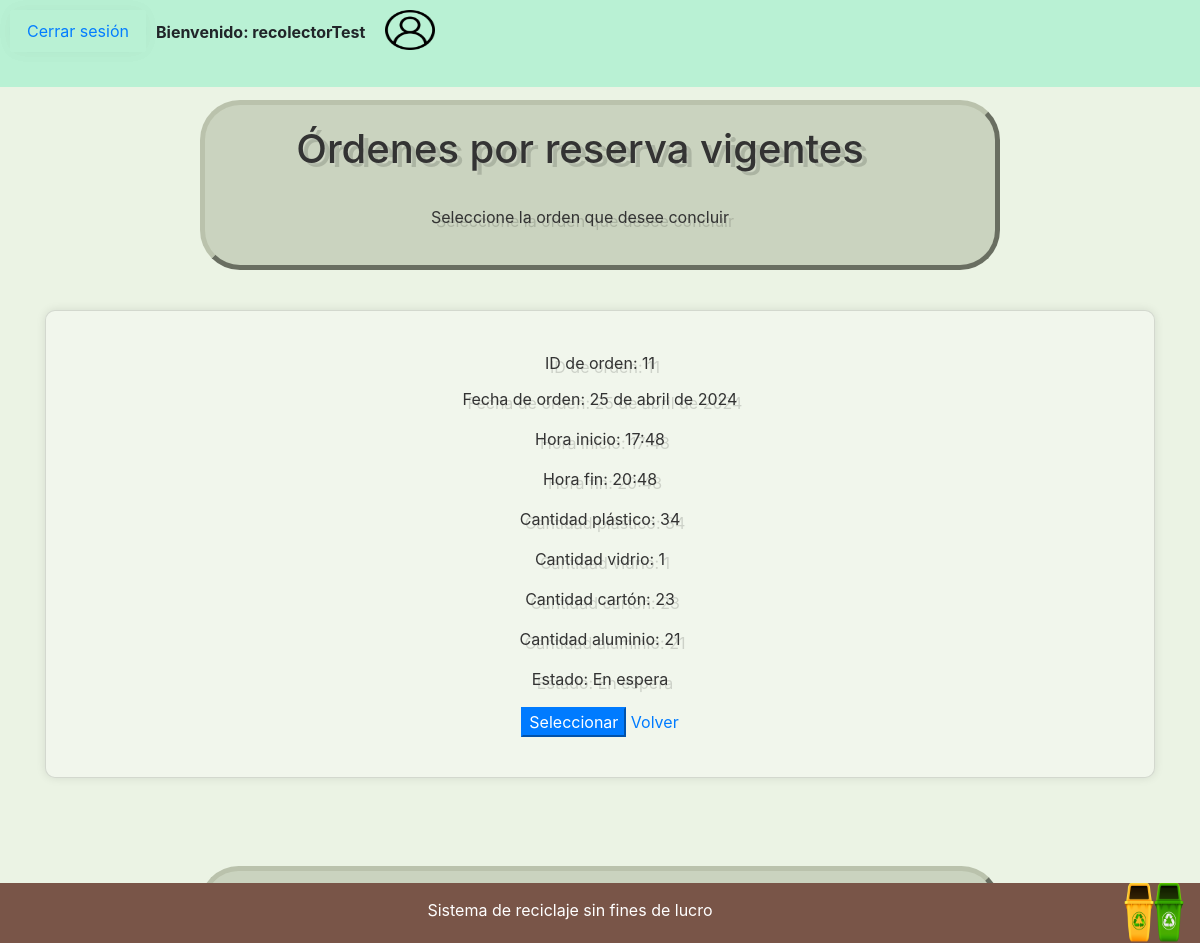
/registro/mostrar_ordenes_eliminar_reserva/ (signed in), run on the app's committed database.
### Registro/models.py (models this page shows, shortened)
class UserModelo(AbstractUser):
    TIPO_USUARIO = (
        ('Recolector', 'Recolector'),
        ('Reciclador', 'Reciclador'),
        ('Ciudadano', 'Ciudadano'),
        ('Operario_municipalidad', 'Operario_municipalidad'),
    )
    rut = models.CharField(max_length=10,null=True,blank=True)
    dv = models.IntegerField(null=True,blank=True)
    nombre = models.CharField(max_length=100,null=True,blank=True)
    edad = models.IntegerField(null=True,blank=True)
    direccion = models.CharField(max_length=50,null=True,blank=True)
    codigo_postal = models.IntegerField(null=True,blank=True)
    telefono = models.IntegerField(null=True,blank=True)
    licencia_automotriz = models.ImageField(upload_to='licencias/', blank=True, null=True)
    segundo_nombre_madre = models.CharField(max_length=100,null=True,blank=True)
    tipo_usuario = models.CharField(max_length=200, blank=False, null=True, choices=TIPO_USUARIO)
    new_password1 = models.CharField(max_length=50, null=True)
    new_password2 = models.CharField(max_length=50, null=True)
    groups = models.ManyToManyField(Group, related_name='usuarios')
    user_permissions = models.ManyToManyField(Permission, related_name='usuarios')

class Reserva_orden(models.Model):
    id_user = models.ForeignKey(UserModelo, on_delete=models.CASCADE)
    id_orden = models.AutoField(primary_key=True)
    fecha_orden = models.DateField()
    hora_inicio = models.TimeField()
    hora_fin = models.TimeField()
    cantidad_plastico = models.IntegerField(default=0)
    cantidad_vidrio = models.IntegerField(default=0)
    cantidad_carton = models.IntegerField(default=0)
    cantidad_aluminio = models.IntegerField(default=0)
    latitud_posicion_ciudadano = models.DecimalField(max_digits=9, decimal_places=6, null=True)
    longitud_posicion_ciudadano = models.DecimalField(max_digits=9, decimal_places=6, null=True)
    latitud_posicion_recolector = models.DecimalField(max_digits=9, decimal_places=6, null=True)
    longitud_posicion_recolector = models.DecimalField(max_digits=9, decimal_places=6, null=True)
    estado = models.CharField(max_length=200, null=True)

### Registro/views.py (the view, shortened to what this page needs)
# urls.py: path('mostrar_ordenes_eliminar_reserva/', MostrarReservaParaEliminarView.as_view(), name='mostrar_ordenes_eliminar_reserva'),
class MostrarReservaParaEliminarView(ListView):
    model = UserModelo
    template_name = 'Registro/mostrar_reserva_para_eliminar.html'
    def get_context_data(self, **kwargs):
        context = super().get_context_data(**kwargs)
        context['ordenes'] = Reserva_orden.objects.all()
        return context

### templates/Registro/mostrar_reserva_para_eliminar.html (shortened to what this page needs)
{% extends 'base.html' %}
{% load static %}
{% block content %}
<div id="containerHome" class="hidden fade-in-down">
    <h1 class="text-center letras4">Órdenes por reserva vigentes</h1>
    <p class="text-center letras4">Seleccione la orden que desee concluir</p>
</div>
    {% if ordenes %}
        {% with hay_ordenes_disponibles=False %}
        <br>
        <div class="order-list" >
            {% for orden in ordenes %}
                {% if orden.estado != "Concluido" and orden.estado != "Calificado"%}
                    {% with hay_ordenes_disponibles=True %}
                    <div class="order-item card" >
                        <div class="card-body" style="background-color:none;">
                            <p class="letras4 card-title">ID de orden: {{ orden.id_orden }}</p>
                            <p class="letras4">Fecha de orden: {{ orden.fecha_orden }}</p>
                            <p class="letras4">Hora inicio: {{ orden.hora_inicio }}</p>
                            <p class="letras4">Hora fin: {{ orden.hora_fin }}</p>
                            <p class="letras4">Cantidad plástico: {{ orden.cantidad_plastico }}</p>
                            <p class="letras4">Cantidad vidrio: {{ orden.cantidad_vidrio }}</p>
                            <p class="letras4">Cantidad cartón: {{ orden.cantidad_carton }}</p>
                            <p class="letras4">Cantidad aluminio: {{ orden.cantidad_aluminio }}</p>
                            <p class="letras4">Estado: {{ orden.estado }}</p>
                            <form method="POST" action="{% url 'actualizar_reserva' orden.id_orden %}">
                                <button type="submit" class="btn-primary">Seleccionar</button>
                                <a href="{% url 'login' %}" class="btn-link">Volver</a>
                            </form>
                        </div>
                    </div>
                    {% endwith %}
                {% endif %}
            {% endfor %}
        </div>
        <br>
        {% if not hay_ordenes_disponibles %}
        <BR></BR>
        <div id="containerHome">
            <h6 class="text-center letras4">No hay más registros de órdenes</h6>
        </div>
        {% endif %}
        {% endwith %}
    {% else %}
    <div id="containerHome">
        <h1 class="text-center letras4">No hay más registros de órdenes</h1>
    </div>
    {% endif %}
</div>
{% endblock %}

### templates/base.html (shortened to what this page needs)
{% load static %}
<!DOCTYPE html>
<html lang="en">
<head>
    <link rel="stylesheet" href="{% static 'css/estilos.css' %}">
    <link rel="stylesheet" href="{% static 'css/estilos2.css' %}">
    <link rel="stylesheet" href="{% static 'css/bootstrap.min.css' %}">
    <link rel="stylesheet" href="{% static 'css/fondo.css' %}">
    <link rel="stylesheet" href="{% static 'css/registro.css' %}">
    <link rel="stylesheet" href="{% static 'favicon.ico' %}">
    <link rel="stylesheet" href="{% static 'css/animations.css' %}">
</head>
<body>
    {% block navbar %}
    <div class="cabezera">
        <nav id="navbar" class="hidden fade-in-down">
            <ul>
                {% if user.is_authenticated %}
                <li class="nav-item">
                    <form method="post" action="{% url 'logout' %}" style="display: inline;">
                        <button type="submit" class="btn btn-link nav-link">Cerrar sesión</button>
                    </form>
                </li>
                <strong style="padding-top: 20px; padding-right:20px;">Bienvenido: {{ user.get_username }}</strong>
                <img src="{% static 'images/user.png' %}" alt="logo" style="width: 50px; height: 50px; padding-top:10px;">
                {% endif %}
            </ul>
        </nav>
    </div>
    {% endblock navbar %}
    <div class="content container">
        <div class="row">
            <div class="col-md-12 text-center">
                {% block content %}
                {% endblock content %}
            </div>
        </div>
    {% block footer %}
    <footer id="footer">
        <div class="video2">
            <div class="video">
                <p class="letrasFoot">Sistema de reciclaje sin fines de lucro</p>
            </div>
            <img src="{% static 'images/logo_4.png' %}" alt="logo" style="width: 60px; height: 60px;">
        </div>
    </footer>
    {% endblock footer %}
</body>
{% block stylesheets %}
    <link rel="stylesheet" type="text/css" href="{% static 'css/animations.css' %}">
{% endblock stylesheets %}
</html>

### static/css/estilos.css (style rules this page uses)
body { background-repeat: no-repeat; background-size: auto; background-position: center; }
:root { --anim-speed: 0.3s; --bg-color: none(135, 239, 195, 0.5); --hover-bg-color: #87efc3; --hover-border-color: black; --hover-text-color: #000000; }
#navbar { background-color: rgba(135, 239, 195, 0.5); padding-bottom: 25px ; display: flex; align-content: center; width: 100%; position: fixed; top: 0; z-index: 1000; }
#navbar ul { list-style: none; margin: 0; padding: 0; display: flex; }
#navbar li { display: inline-block; margin: 10px; text-align: left; opacity: .99; overflow: hidden; position: relative; border-radius: 3px; box-shadow: 0 0 20px 0 rgba(0,0,0,.05); transition: background-color var(--anim-speed), border var(--anim-speed); }
.content { margin-top: 100px; }
.btn { background-color: white; color: rgba(10, 10, 10, 0.8); border: 2px solid rgba(10, 10, 10, 0.7); border-radius: 0; font-weight: bold; font-size: 12px; -webkit-transition-duration: 0.2s; transition-duration: 0.2s; }
#footer { width: 100%; background-color: #795548; padding: 0em 1em; height: 60px; }
footer { position: fixed; left: 0; bottom: 0; width: 100%; background-color: #5b592e; color: white; text-align: center; padding: 20px 0; }

### static/css/estilos2.css (style rules this page uses)
#containerHome { display: flex; flex-direction: column; gap: 1.5rem; padding: 2rem; border: 1px solid #ccc; border-radius: 8px; background-color: #bac2aca8; }

### static/css/fondo.css (style rules this page uses)
html { overflow-y: scroll; }
html, body { height: 100%; margin: 0; background-color: #ebf3e4; background-image: url('../images/fondo2.jpg'); background-repeat: no-repeat; background-attachment: fixed; background-size: cover; background-position: center; }
.video { padding-top: 10px; display: flex; align-items: center; margin: 0 auto; }
.video2 { display: flex; align-items: center; justify-content: flex-end; margin: 0 auto; flex: 1; }
.letras4 { color: #333333; text-shadow: 2px 2px 0px #ffffff17, 5px 4px 0px rgba(0, 0, 0, 0.15); }
.letrasFoot { text-align: center; }
#containerHome { background-color: #bac2aca8; padding-top: 20px; padding-left: 10px; padding-right: 50px; padding-bottom: 20px; border: 5px outset #bac2ac; border-radius: 40px 40px 40px 40px; max-width: 800px; margin: auto; }
.btn-link { text-decoration: none; font-size: 1rem; color: #007bff; }
.order-item { background-color: rgba(255, 255, 255, 0.3); padding: 20px; border-radius: 10px; box-shadow: 0 0 10px rgba(0, 0, 0, 0.1); flex: 1 1 calc(33.333% - 3rem); box-sizing: border-box; margin: 1rem 0; }

### static/css/animations.css (style rules this page uses)
.fade-in-down { animation: fadeInDown 1s ease-in-out; }
.card { width: 100%; transform-style: preserve-3d; transition: transform 0.6s; position: relative; }

### templates/base.html (style rules this page uses)
#navbar { transition: top 0.3s; }

### data on the page
UserModelo: get_username "recolectorTest"
Reserva_orden: id_orden "11", fecha_orden "25 de abril de 2024", hora_inicio "17:48", hora_fin "20:48", cantidad_plastico "34", cantidad_vidrio "1", cantidad_carton "23", cantidad_aluminio "21", estado "En espera"
